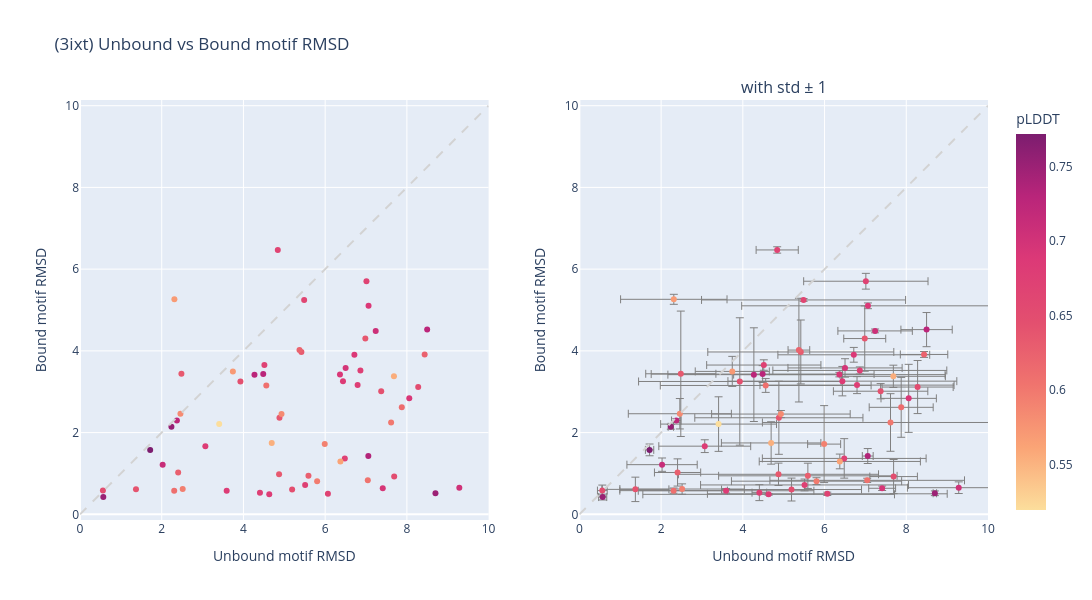

This figure's notebook cell:
### Code cell
def plot_scatter_motifrmsd(df, motif):
    xrange = [0, 10]
    yrange = [0, 10]

    fig = make_subplots(
        rows=1, cols=2,
        subplot_titles=("", "with std ± 1")
    )

    fig.add_trace(
        go.Scatter(
            x=df["motifRMSD_mean_unbound"],
            y=df["motifRMSD_mean_bound"],
            mode="markers",
            marker=dict(
                color=df["plddt_unbound"],
                colorscale="sunsetdark",
                showscale=True,
                colorbar=dict(title="pLDDT",outlinewidth=0)
            ),
            text=df["design"],
            name="Designs"
        ),
        row=1, col=1,
    )

    fig.add_trace(
        go.Scatter(
            x=df["motifRMSD_mean_unbound"],
            y=df["motifRMSD_mean_bound"],
            mode="markers",
            marker=dict(
                color=df["plddt_unbound"],
                colorscale="sunsetdark",
                showscale=False
            ),
            text=df["design"],
            error_x=dict(array=df["motifRMSD_std_unbound"], color="gray", thickness=1),
            error_y=dict(array=df["motifRMSD_std_bound"], color="gray", thickness=1),
            name="Designs (err)"
        ),
        row=1, col=2
    )

    for c in [1, 2]:
        fig.add_shape(
            type="line", x0=0, y0=0, x1=10, y1=10,
            line=dict(color="lightgray", dash="dash"),
            row=1, col=c
        )

    fig.update_xaxes(range=xrange, title="Unbound motif RMSD", row=1, col=1)
    fig.update_yaxes(range=yrange, title="Bound motif RMSD", row=1, col=1)
    fig.update_xaxes(range=xrange, title="Unbound motif RMSD", row=1, col=2)
    fig.update_yaxes(range=yrange, title="Bound motif RMSD", row=1, col=2)

    fig.update_layout(
        width=1200, height=600,
        title=f"({motif}) Unbound vs Bound motif RMSD",
        yaxis_scaleanchor="x",
        yaxis2_scaleanchor="x2",
        showlegend=False
    )

    return fig


plot_scatter_motifrmsd(df_agg, motif)

### Figure 1 — Plotly figure (JSON) as saved in the notebook; plotly's stock layout.template omitted (floating-point values rounded to 4 significant figures)
{"data": [{"marker": {"color": [0.6707, 0.6006, 0.6445, 0.5711, 0.6054, 0.6317, 0.5838, 0.6363, 0.6398, 0.6479, 0.6222, 0.6969, 0.6663, 0.5924, 0.6766, 0.6679, 0.6493, 0.6433, 0.7517, 0.7127, 0.6917, 0.7269, 0.6816, 0.7288, 0.5695, 0.7343, 0.61, 0.725, 0.5837, 0.5945, 0.555, 0.75, 0.5963, 0.7068, 0.6372, 0.6875, 0.6845, 0.6731, 0.6344, 0.553, 0.7543, 0.6775, 0.7268, 0.627, 0.6624, 0.689, 0.7718, 0.671, 0.5198, 0.6242, 0.5623, 0.628, 0.6687, 0.7034, 0.6756, 0.6946, 0.652, 0.6124, 0.6917, 0.6085, 0.6821, 0.6824, 0.6494, 0.634], "colorbar": {"outlinewidth": 0, "title": {"text": "pLDDT"}}, "colorscale": [[0, "rgb(252, 222, 156)"], [0.1667, "rgb(250, 164, 118)"], [0.3333, "rgb(240, 116, 110)"], [0.5, "rgb(227, 79, 111)"], [0.6667, "rgb(220, 57, 119)"], [0.8333, "rgb(185, 37, 122)"], [1, "rgb(124, 29, 111)"]], "showscale": true}, "mode": "markers", "name": "Designs", "text": ["design0", "design1", "design10", "design11", "design12", "design13", "design14", "design15", "design16", "design17", "design18", "design19", "design2", "design20", "design21", "design22", "design23", "design24", "design25", "design26", "design27", "design28", "design29", "design3", "design30", "design31", "design32", "design33", "design34", "design35", "design36", "design37", "design38", "design39", "design4", "design40", "design41", "design42", "design43", "design44", "design45", "design46", "design47", "design48", "design49", "design5", "design50", "design51", "design52", "design53", "design54", "design55", "design56", "design57", "design58", "design59", "design6", "design60", "design61", "design62", "design63", "design7", "design8", "design9"], "type": "scatter", "x": [4.513, 7.614, 3.926, 3.741, 7.044, 5.418, 2.458, 4.882, 1.37, 5.192, 5.372, 6.501, 4.841, 5.99, 6.863, 7.01, 7.69, 7.372, 0.57, 2.023, 8.059, 4.27, 3.59, 4.484, 2.31, 7.057, 2.306, 2.371, 4.932, 2.513, 7.683, 8.7, 5.804, 7.237, 6.983, 6.715, 6.436, 5.51, 2.482, 4.692, 2.238, 6.794, 8.497, 2.402, 5.486, 7.062, 1.718, 6.481, 3.406, 8.435, 6.373, 5.591, 6.067, 9.284, 4.404, 7.409, 8.277, 7.875, 6.362, 4.559, 4.632, 3.068, 0.5609, 4.873], "xaxis": "x", "y": [3.653, 2.247, 3.251, 3.497, 0.8312, 3.973, 2.461, 2.362, 0.6103, 0.6061, 4.019, 3.582, 6.47, 1.718, 3.521, 5.704, 0.9232, 3.012, 0.422, 1.215, 2.838, 3.418, 0.5761, 3.432, 5.262, 1.426, 0.5791, 2.296, 2.453, 0.6186, 3.377, 0.5148, 0.8108, 4.488, 4.301, 3.904, 3.259, 0.7186, 3.439, 1.746, 2.142, 3.162, 4.52, 1.024, 5.246, 5.102, 1.576, 1.368, 2.208, 3.912, 1.294, 0.9417, 0.5016, 0.6511, 0.5298, 0.637, 3.115, 2.618, 3.419, 3.153, 0.4884, 1.668, 0.5806, 0.9791], "yaxis": "y"}, {"error_x": {"array": [1.398, 3.135, 2.478, 0.9064, 2.381, 2.276, 1.261, 2.058, 0.8207, 1.713, 0.2651, 1.397, 0.5158, 0.4038, 2.129, 1.522, 0.5824, 1.155, 0.09965, 0.8602, 0.6774, 2.104, 2.149, 2.727, 1.303, 0.1327, 1.317, 0.1158, 1.696, 1.523, 1.273, 0.04185, 2.083, 0.9112, 0.5137, 1.858, 2.801, 2.545, 0.8587, 1.217, 0.06538, 2.375, 0.6279, 0.5659, 2.497, 3.09, 0.1018, 2.004, 1.418, 0.5805, 1.972, 2.184, 2.934, 1.256, 0.1796, 0.3287, 0.8705, 0.783, 2.588, 2.58, 3.079, 1.125, 0.1194, 2.448], "color": "gray", "thickness": 1}, "error_y": {"array": [0.128, 0.7049, 1.559, 0.368, 0.05173, 0.7822, 0.372, 0.8941, 0.2989, 0.2803, 1.27, 0.2253, 0.07778, 0.9419, 0.08586, 0.1929, 0.4172, 0.1867, 0.07139, 0.1634, 0.8324, 1.147, 0.05613, 0.2066, 0.1224, 0.183, 0.06458, 0.04547, 0.08734, 0.1264, 0.2723, 0.05761, 0.08431, 0.04668, 0.7996, 0.1806, 0.3602, 0.1443, 1.534, 0.519, 0.05883, 0.2078, 0.4178, 0.3328, 0.03461, 0.0703, 0.144, 0.483, 0.6674, 0.07243, 0.1804, 0.3092, 0.04016, 0.1428, 0.1947, 0.05463, 0.6496, 0.7329, 0.05505, 0.1692, 0.02182, 0.1563, 0.1349, 0.2736], "color": "gray", "thickness": 1}, "marker": {"color": [0.6707, 0.6006, 0.6445, 0.5711, 0.6054, 0.6317, 0.5838, 0.6363, 0.6398, 0.6479, 0.6222, 0.6969, 0.6663, 0.5924, 0.6766, 0.6679, 0.6493, 0.6433, 0.7517, 0.7127, 0.6917, 0.7269, 0.6816, 0.7288, 0.5695, 0.7343, 0.61, 0.725, 0.5837, 0.5945, 0.555, 0.75, 0.5963, 0.7068, 0.6372, 0.6875, 0.6845, 0.6731, 0.6344, 0.553, 0.7543, 0.6775, 0.7268, 0.627, 0.6624, 0.689, 0.7718, 0.671, 0.5198, 0.6242, 0.5623, 0.628, 0.6687, 0.7034, 0.6756, 0.6946, 0.652, 0.6124, 0.6917, 0.6085, 0.6821, 0.6824, 0.6494, 0.634], "colorscale": [[0, "rgb(252, 222, 156)"], [0.1667, "rgb(250, 164, 118)"], [0.3333, "rgb(240, 116, 110)"], [0.5, "rgb(227, 79, 111)"], [0.6667, "rgb(220, 57, 119)"], [0.8333, "rgb(185, 37, 122)"], [1, "rgb(124, 29, 111)"]], "showscale": false}, "mode": "markers", "name": "Designs (err)", "text": ["design0", "design1", "design10", "design11", "design12", "design13", "design14", "design15", "design16", "design17", "design18", "design19", "design2", "design20", "design21", "design22", "design23", "design24", "design25", "design26", "design27", "design28", "design29", "design3", "design30", "design31", "design32", "design33", "design34", "design35", "design36", "design37", "design38", "design39", "design4", "design40", "design41", "design42", "design43", "design44", "design45", "design46", "design47", "design48", "design49", "design5", "design50", "design51", "design52", "design53", "design54", "design55", "design56", "design57", "design58", "design59", "design6", "design60", "design61", "design62", "design63", "design7", "design8", "design9"], "type": "scatter", "x": [4.513, 7.614, 3.926, 3.741, 7.044, 5.418, 2.458, 4.882, 1.37, 5.192, 5.372, 6.501, 4.841, 5.99, 6.863, 7.01, 7.69, 7.372, 0.57, 2.023, 8.059, 4.27, 3.59, 4.484, 2.31, 7.057, 2.306, 2.371, 4.932, 2.513, 7.683, 8.7, 5.804, 7.237, 6.983, 6.715, 6.436, 5.51, 2.482, 4.692, 2.238, 6.794, 8.497, 2.402, 5.486, 7.062, 1.718, 6.481, 3.406, 8.435, 6.373, 5.591, 6.067, 9.284, 4.404, 7.409, 8.277, 7.875, 6.362, 4.559, 4.632, 3.068, 0.5609, 4.873], "xaxis": "x2", "y": [3.653, 2.247, 3.251, 3.497, 0.8312, 3.973, 2.461, 2.362, 0.6103, 0.6061, 4.019, 3.582, 6.47, 1.718, 3.521, 5.704, 0.9232, 3.012, 0.422, 1.215, 2.838, 3.418, 0.5761, 3.432, 5.262, 1.426, 0.5791, 2.296, 2.453, 0.6186, 3.377, 0.5148, 0.8108, 4.488, 4.301, 3.904, 3.259, 0.7186, 3.439, 1.746, 2.142, 3.162, 4.52, 1.024, 5.246, 5.102, 1.576, 1.368, 2.208, 3.912, 1.294, 0.9417, 0.5016, 0.6511, 0.5298, 0.637, 3.115, 2.618, 3.419, 3.153, 0.4884, 1.668, 0.5806, 0.9791], "yaxis": "y2"}], "layout": {"annotations": [{"font": {"size": 16}, "showarrow": false, "text": "with std ± 1", "x": 0.775, "xanchor": "center", "xref": "paper", "y": 1, "yanchor": "bottom", "yref": "paper"}], "height": 600, "shapes": [{"line": {"color": "lightgray", "dash": "dash"}, "type": "line", "x0": 0, "x1": 10, "xref": "x", "y0": 0, "y1": 10, "yref": "y"}, {"line": {"color": "lightgray", "dash": "dash"}, "type": "line", "x0": 0, "x1": 10, "xref": "x2", "y0": 0, "y1": 10, "yref": "y2"}], "showlegend": false, "title": {"text": "(3ixt) Unbound vs Bound motif RMSD"}, "width": 1200, "xaxis": {"anchor": "y", "domain": [0, 0.45], "range": [0, 10], "title": {"text": "Unbound motif RMSD"}}, "xaxis2": {"anchor": "y2", "domain": [0.55, 1], "range": [0, 10], "title": {"text": "Unbound motif RMSD"}}, "yaxis": {"anchor": "x", "domain": [0, 1], "range": [0, 10], "scaleanchor": "x", "title": {"text": "Bound motif RMSD"}}, "yaxis2": {"anchor": "x2", "domain": [0, 1], "range": [0, 10], "scaleanchor": "x2", "title": {"text": "Bound motif RMSD"}}}}
